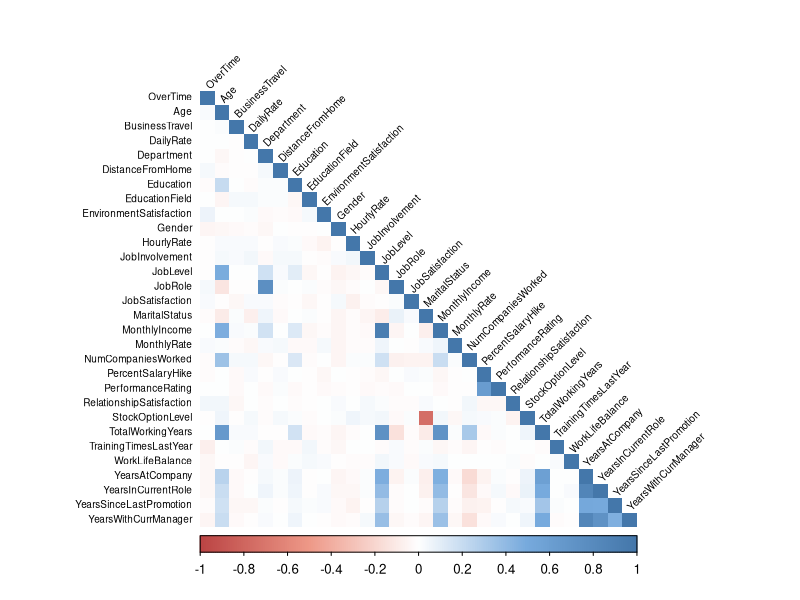
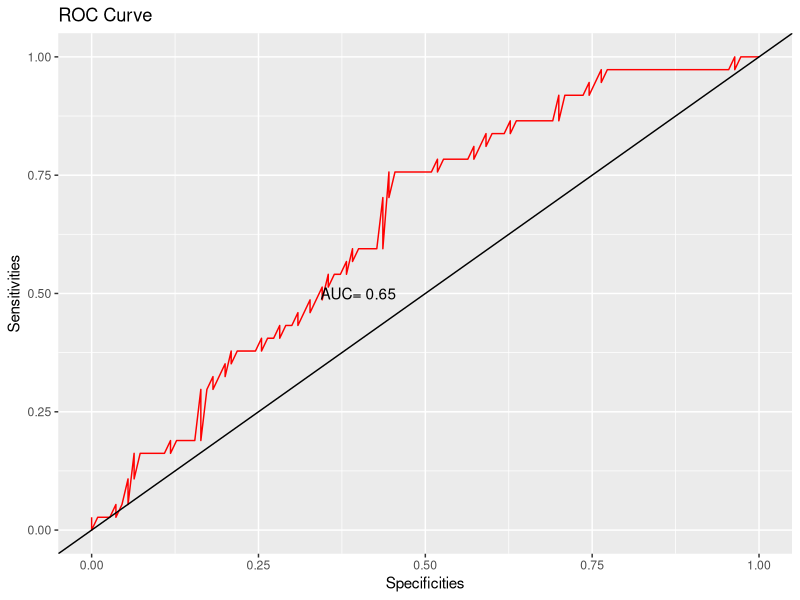

Recreate these plots in R, in order.
## ---- chunk 1
library(dplyr)
library(corrplot)
## ---- chunk 2
data <- read.csv("HR_data.csv")
data <- data[,-1]
data <- subset(data,select = -c(Attrition))
data
## ---- chunk 3
colnames <- colnames(data)
colnames
## ---- chunk 4
# testing for signle 
colname <- 'Age'
vector <- data[[colname]]
mean_size <- mean(vector)
sd_size <- sd(vector)
in_2nd <- vector[vector<(mean_size+2*sd_size) & vector>(mean_size-2*sd_size)]
in_3rd <- vector[vector<(mean_size+3*sd_size) & vector>(mean_size-3*sd_size)]
rate_2nd <- length(in_2nd)/length(vector)
rate_3rd <- length(in_3rd)/length(vector)
rate_2nd
rate_3rd
if_reach_2nd <- (rate_2nd>0.75)
if_reach_3rd <- (rate_3rd>0.89)
if_reach_2nd
if_reach_3rd
## ---- chunk 5
if_2nd_list <- numeric(length(colnames))
if_3rd_list <- numeric(length(colnames))
two_rd_list <- numeric(length(colnames))
three_rd_list <- numeric(length(colnames))
for(col_ind in c(1:length(colnames))){
    colname <- colnames[col_ind]
    vector <- data[[colname]]
    mean_size <- mean(vector)
    sd_size <- sd(vector)
    in_2nd <- vector[vector<(mean_size+2*sd_size) & vector>(mean_size-2*sd_size)]
    in_3rd <- vector[vector<(mean_size+3*sd_size) & vector>(mean_size-3*sd_size)]
    rate_2nd <- length(in_2nd)/length(vector)
    rate_3rd <- length(in_3rd)/length(vector)
    rate_2nd
    rate_3rd
    if_reach_2nd <- (rate_2nd>0.75)
    if_reach_3rd <- (rate_3rd>0.89)
    if_2nd_list[col_ind] <- if_reach_2nd 
    if_3rd_list[col_ind] <- if_reach_3rd
    two_rd_list[col_ind] <- rate_2nd
    three_rd_list[col_ind] <- rate_3rd
}
#if_2nd_list
#if_3rd_list
df <- data.frame(rate_2nd=two_rd_list,if_2nd_list=if_2nd_list,rate_3rd=three_rd_list,if_3rd_list=if_3rd_list)
rownames(df) <- colnames
df
## ---- chunk 6
# change the position of column
data <- data %>% select(OverTime, Age,everything())
data
## ---- chunk 7
col <- colorRampPalette(c("#BB4444", "#EE9988", "#FFFFFF", "#77AADD", "#4477AA"))

M = cor(data, method = "spearman")

corrplot(M, 
         method = "shade", 
         type = {"lower"}, 
         shade.col = NA, 
         tl.col = "black", 
         tl.srt = 45,
         tl.cex = 0.6,
         col = col(200),
         cl.pos = NULL)
## ---- chunk 8
fit_glm <- glm(OverTime~., data = data, family = "binomial")
summary(fit_glm)
## ---- chunk 9
fit_step_glm <- step(glm(OverTime~., data = data, family = "binomial"))
summary(fit_glm)
## ---- chunk 10
# select the coloumns which is obtain from the step
data_sign<- subset(data, select=c(OverTime,Age,YearsWithCurrManager,TrainingTimesLastYear,EnvironmentSatisfaction,RelationshipSatisfaction,NumCompaniesWorked,Gender,JobRole))

data_sign_rank <- data_sign %>% select(OverTime, everything())
## ---- chunk 11
fit_glm <- glm(OverTime ~ ., data = data_sign_rank, family = "binomial")
summary(fit_glm)
## ---- chunk 12
fit_glm_b <- glm(OverTime ~ Age+YearsWithCurrManager+TrainingTimesLastYear+EnvironmentSatisfaction+RelationshipSatisfaction+NumCompaniesWorked+Gender, data = data, family = "binomial")
summary(fit_glm_b)
## ---- chunk 13
fit_glm_b <- glm(OverTime ~ Age+YearsWithCurrManager+TrainingTimesLastYear+EnvironmentSatisfaction+NumCompaniesWorked, data = data, family = "binomial")
summary(fit_glm_b)
## ---- chunk 14
fit_glm_b <- glm(OverTime ~ YearsWithCurrManager+TrainingTimesLastYear+EnvironmentSatisfaction+NumCompaniesWorked, data = data, family = "binomial")
summary(fit_glm_b)
## ---- chunk 15
fit_glm_b <- glm(OverTime ~ TrainingTimesLastYear+EnvironmentSatisfaction, data = data, family = "binomial")
summary(fit_glm_b)
## ---- chunk 16
# split the training set and testing set
index <-  sort(sample(nrow(data_sign_rank), nrow(data_sign_rank)*.9))
train <- data_sign_rank[index,]
test <-  data_sign_rank[-index,]
dim(train)
dim(test)
## ---- chunk 17
fit_glm_b <- glm(OverTime ~ EnvironmentSatisfaction + TrainingTimesLastYear, data = train, family = "binomial")
summary(fit_glm_b)
## ---- chunk 18
trn_pred <- ifelse(predict(fit_glm_b, newdata=test,type="response") > 0.5, 1, 0)
trn_tab <- table(predicted = trn_pred, actual = test$OverTime)
#trn_tab
print("The accuarcy is:")
sum(diag(trn_tab))/sum(trn_tab)
## ---- chunk 19
anova(object=fit_glm_b,test = "Chisq")
## ---- chunk 20
library(car)
data.frame(vif(fit_glm_b,digits=0))
## ---- chunk 21
library(pROC)
prob <- predict(fit_glm, newdata=test,type="response") + 0.1
roc_curve <- roc(test$OverTime,prob)
#names(roc_curve)
x <- 1-roc_curve$specificities
y <- roc_curve$sensitivities

library(ggplot2)
p <- ggplot(data = NULL, mapping = aes(x= x, y = y))+
    geom_line(colour = 'red') + 
    geom_abline(intercept = 0, slope = 1)+
    annotate('text', x = 0.4, y = 0.5, label = paste('AUC=',round(roc_curve$auc,2)))+
    labs(x = 'Specificities',y = 'Sensitivities', title = 'ROC Curve')
p
